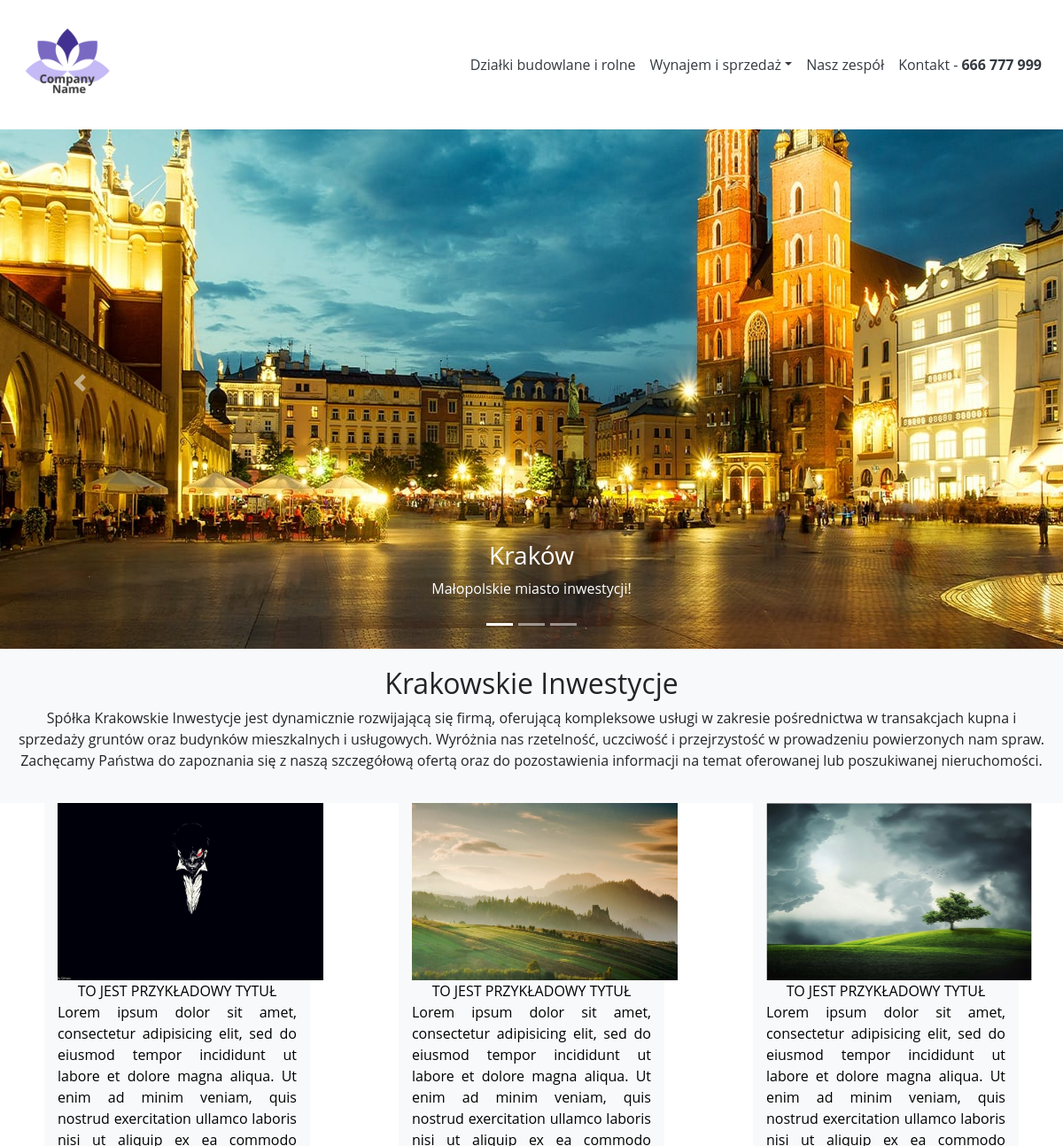
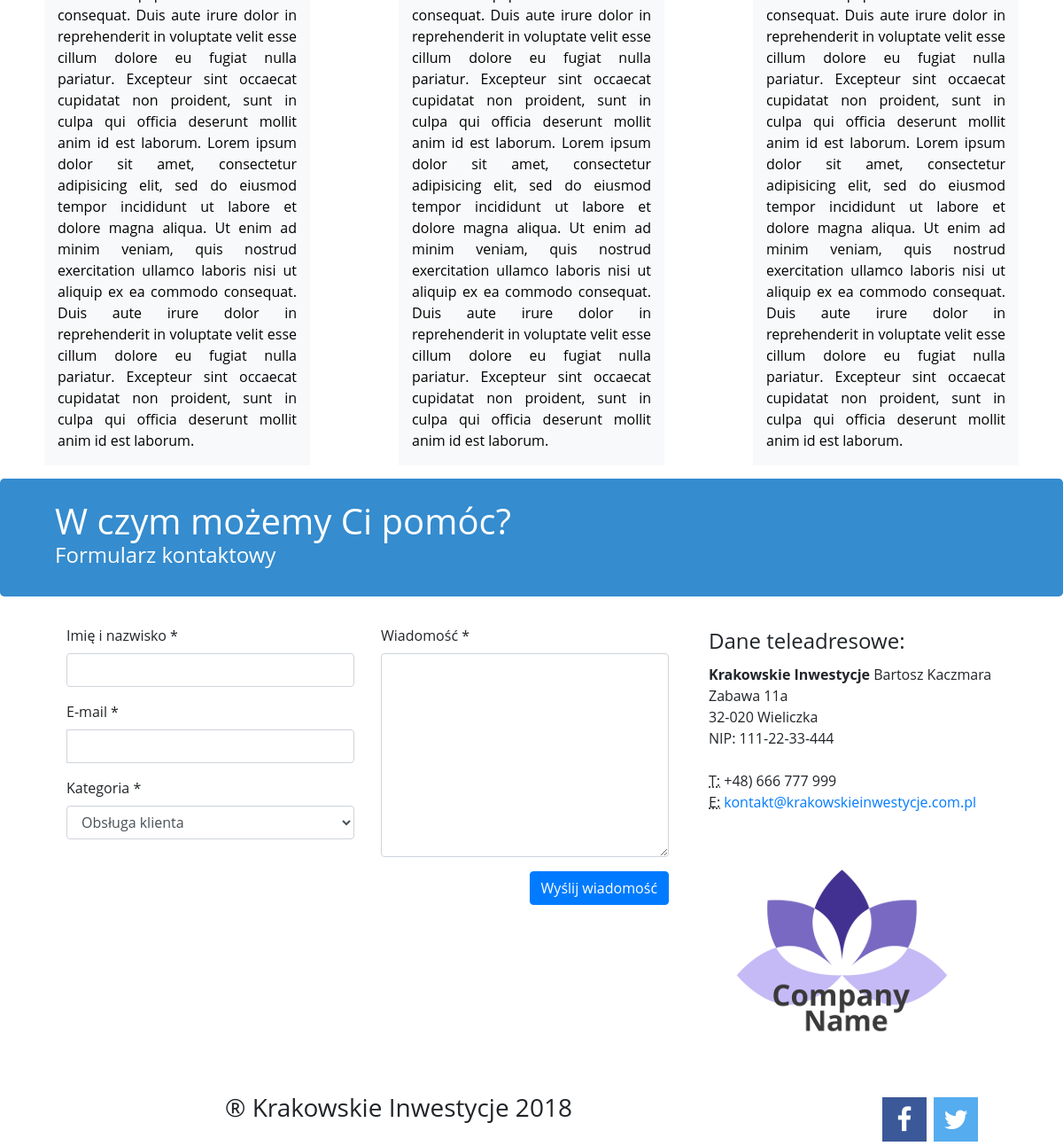
The page / on the database its author committed (2 pictures, top to bottom).
### tables this page shows
CREATE TABLE IF NOT EXISTS `nieruchomosci` (
  `id` int(11) NOT NULL AUTO_INCREMENT,
  `typ_nieruchomosci` varchar(255) NOT NULL,
  `rodzaj` varchar(255) NOT NULL,
  `pum` varchar(255) NOT NULL,
  `klasa_gleby` varchar(255) NOT NULL,
  `status` varchar(255) NOT NULL,
  `powierzchnia` int(11) NOT NULL,
  `cena` int(11) NOT NULL,
  `lokalizacja_1` varchar(1) NOT NULL,
  `lokalizacja_2` varchar(255) NOT NULL,
  `dzielnica` int(11) NOT NULL,
  `description` text NOT NULL,
  `img_src` varchar(255) NOT NULL,
  `title` varchar(255) NOT NULL,
  PRIMARY KEY (`id`)
);

### tpl/index.php (called while the page is built)
<?php
include_once('main.php');
?>

### include/class.class.php (called while the page is built, shortened)
<?php
class nieruchomosc
{
  public $img_src;
  public $description;
  public $title;
  public function setNieruchomosc($id){
    $mysql_query = mysql_query("SELECT * FROM nieruchomosci WHERE id = '$id'") or die("mysql_query error: ".mysql_error());
    $mysql_return = mysql_fetch_assoc($mysql_query);
    $this -> img_src = $mysql_return['img_src'];
    $this -> description = $mysql_return['description'];
    $this -> title = $mysql_return['title'];
  }
  public function getNieruchomosc_title(){
      return $this -> title;
  }
  public function getNieruchomosc_description(){
      return $this -> description;
  }
  public function getNieruchomosc_imgSrc(){
      return $this -> img_src;
  }
}
?>

### tpl/podglad.php (the view)
<?php
for($i=1;$i<4;$i++)
{
$nieruchomosc = new nieruchomosc();
$nieruchomosc -> setNieruchomosc($i);
?>
<div class="col-sm-3 bg-light ardiCenter">
  <a id="preview" href="index.php?oferta=<?php echo $i; ?>">
      <div class="fakeimg"><img width="300px" height="200px" src="<?php echo $nieruchomosc -> getNieruchomosc_imgSrc()."/".$i.".jpg"; ?>" /></div>
      <?php echo $nieruchomosc -> getNieruchomosc_title(); ?>
      <p><?php echo $nieruchomosc -> getNieruchomosc_description(); ?></p>
  </a>
    </div>
    <?php
    }
    ?>

### tpl/top.php (shortened to what this page needs)
<!DOCTYPE HTML PUBLIC "-//W3C//DTD HTML 4.01 Transitional//EN">
<html>
  <head>
        <link rel="stylesheet" href="./css/bootstrap.min.css">
        <link rel="stylesheet" href="https://cdnjs.cloudflare.com/ajax/libs/font-awesome/4.7.0/css/font-awesome.min.css">
        <link rel="stylesheet" type="text/css" href="../css/nieruchomosc.css">
        <link rel="stylesheet" href="./css/style.css">
    </head>
    <body>
    <div class="container-fluid">
 <nav class="navbar navbar-expand-sm bg-white fixed-top ">
  <a class="navbar-brand" href="./index.php"><img src="img/logo.png" alt="Logo" style="height: 120px; width: 120px;"></a>
  <div class="collapse navbar-collapse" id="collapsibleNavbar">
   <ul class="navbar-nav ml-auto" >
       <li class="nav-item">
           <a class="nav-link text-dark" href="index.php?oferta=1">Działki budowlane i rolne</a></li>
       <li class="nav-item dropdown">
            <a class="nav-link dropdown-toggle text-dark " data-toggle="dropdown" href="#">Wynajem i sprzedaż</a>
        </li>
       <li class="nav-item">
            <a class="nav-link text-dark" href="#">Nasz zespół</a>
       </li>
       <li class="nav-item">
            <a class="nav-link text-dark" href="#kontakt">Kontakt - <b>666 777 999</b></a>
       </li>
     </ul>
</nav>
    </div>

### index.php (shortened to what this page needs)
<?php
include_once('./tpl/top.php');
if(isset($_GET['oferta']) && !empty($_GET['oferta']))
{
  $oferta = $_GET['oferta'];
  if($oferta == "1")
  {
    include_once('./lista_ofert/dzialki.php');
  } else if($oferta == "2")
  {
    include_once('./lista_ofert/mieszkania.php');
  } else if($oferta == "3")
  {
    include_once('./lista_ofert/domy.php');
  }
    else if($oferta == "4")
    {
      include_once('./lista_ofert/projekty.php');
    }
} else if(!isset($_GET['oferta']) || empty($_GET['oferta']))
{
include_once('./tpl/index.php');
}
?>

### tpl/main.php (shortened to what this page needs)
<?php
include_once('top.php');
?>
 <div id="demo" class="carousel slide marshal" data-ride="carousel">
  <ul class="carousel-indicators">
    <li data-target="#demo" data-slide-to="0" class="active"></li>
    <li data-target="#demo" data-slide-to="1"></li>
    <li data-target="#demo" data-slide-to="2"></li>
  </ul>
  <div class="carousel-inner">
    <div class="carousel-item active">
      <img src="img/1.jpeg" alt="0">
        <div class="carousel-caption">
            <h3>Kraków</h3>
        <p>Małopolskie miasto inwestycji!</p>
  </div>
    </div>
  <a class="carousel-control-prev" href="#demo" data-slide="prev">
    <span class="carousel-control-prev-icon"></span>
  </a>
  <a class="carousel-control-next" href="#demo" data-slide="next">
    <span class="carousel-control-next-icon"></span>
  </a>
</div>
</div>
    <div class="col-sm-12 text-center bg-light" style="padding:20px;">
    <h2>Krakowskie Inwestycje</h2>
    <p>Spółka Krakowskie Inwestycje  jest dynamicznie rozwijającą się firmą, oferującą kompleksowe usługi w zakresie pośrednictwa w transakcjach kupna i sprzedaży gruntów oraz budynków mieszkalnych i usługowych. Wyróżnia nas rzetelność, uczciwość i przejrzystość w prowadzeniu powierzonych nam spraw. Zachęcamy Państwa do zapoznania się z naszą szczegółową ofertą oraz do pozostawienia informacji na temat oferowanej lub poszukiwanej nieruchomości.</p>
    </div>
  <div class="row ardi">
    <?php
    for($i=0;$i<3;$i++)
    {
      include("./tpl/podglad.php");
    }
    ?>
 <?php
 include_once('bottom.php');
 ?>

### tpl/bottom.php (shortened to what this page needs)
  </div>
  <div>
    <div class="jumbotron jumbotron-sm">
		<div class="container">
			<div class="row">
				<div class="col-sm-12 col-lg-12">
					<h1 class="h1">
						W czym możemy Ci pomóc?<small><br>Formularz kontaktowy</small></h1>
				</div>
			</div>
		</div>
	</div>
	<div class="container">
		<div class="row">
			<div class="col-md-8">
				<div class="well well-sm">
					<form action="" method="post">
					<div class="row">
						<div class="col-md-6">
							<div class="form-group">
								<label for="name">
									Imię i nazwisko *</label>
								<input type="text" class="form-control" name="imie_nazwisko" id="name" placeholder="" required="required" />
							</div>
							<div class="form-group">
								<label for="email">
									E-mail *</label>
								<div class="input-group">
									<input type="email" class="form-control" name="nadawca_mail" id="email" placeholder="" required="required" /></div>
							</div>
							<div class="form-group">
								<label for="subject">
									Kategoria *</label>
								<select id="subject" name="subject" class="form-control" required="required">
									<optgroup label="Wybierz kategorię wiadomości:">
									<option class ="opt" value="customer">Obsługa klienta</option>
									</optgroup>
								</select>
							</div>
						</div>
						<div class="col-md-6">
							<div class="form-group">
								<label for="name">
									Wiadomość *</label>
								<textarea name="message" id="message" class="form-control" rows="9" cols="25" required="required"
									placeholder=""></textarea>
							</div>
						</div>
						<div class="col-md-12">
            <input type="submit" name="kontakt" value="Wyślij wiadomość" class="btn btn-primary pull-right" />
						</div>
					</div>
					</form>
				</div>
			</div>
			<div class="col-md-4">
				<form>
				<legend><span class="glyphicon glyphicon-globe"></span> Dane teleadresowe:</legend>
				<address>
					<strong>Krakowskie Inwestycje</strong> Bartosz Kaczmara<br>
					Zabawa 11a<br>
					32-020 Wieliczka<br>
					NIP: 111-22-33-444<br><br>
					<abbr title="Telefon">
						T:</abbr>
					+48) 666 777 999<br>
					<abbr title="E-mail">
						E:</abbr>
					<a href="mailto:#">kontakt@krakowskieinwestycje.com.pl</a>
				</address>
				</form>
				<img src="img/logo.png">
			</div>
		</div>
	</div>
</div>
<div class="row">
    <div class="col-sm-9 text-center"><h3>&reg; Krakowskie Inwestycje 2018</h3>
    </div>
    <div class="col-3 text-center">
        <a href="#" class="fa fa-facebook"></a>
        <a href="#" class="fa fa-twitter"></a>
  </div>
  </div>
    </body>
    </html>

### css/style.css (style rules this page uses)
body { font-family: 'Open Sans', sans-serif; }
.fa { padding: 10px; font-size: 30px; width: 50px; text-align: center; text-decoration: none; margin: 5px 2px; }
.fa-facebook { background: #3B5998; color: white; }
.fa-twitter { background: #55ACEE; color: white; }
.fakeimg { height: 200px; background-color: #358CCE; border-radius: 10px; color: white; }
#demo img { width: 100%; height: 600px; }
#preview { color: black; text-decoration: none; text-align: justify; }
.ardi { text-align: center; margin-bottom: 15px; }
.ardiCenter { margin: 0 auto; padding: 0 auto; }
.nav-item, .dropdown-item, .nav-item dropdown { border-bottom: 1px solid; border-bottom-color: #FFF; }
.jumbotron { background: #358CCE; color: #FFF; }
.jumbotron-sm { padding-top: 24px; padding-bottom: 24px; }
.jumbotron small { color: #FFF; }
.h1 small { font-size: 24px; }
.marshal { margin-top: 11%; }

### rows shown on the page
nieruchomosci: shows a picture, title "TO JEST PRZYKŁADOWY TYTUŁ", description "Lorem ipsum dolor sit amet, consectetur adipisicing elit, sed do eiusmod tempor incididunt ut labore et dolore magna aliqua. Ut enim ad minim veniam, quis nostrud exercitation ullamco laboris nisi ut aliquip ex ea commodo consequat. Duis aute irure dolor in reprehenderit in voluptate velit esse cillum dolore eu fugiat nulla pariatur. Excepteur sint occaecat cupidatat non proident, sunt in culpa qui officia deserunt mollit anim id est laborum. Lorem ipsum dolor sit amet, consectetur adipisicing elit, sed do eiusmod tempor incididunt ut labore et dolore magna aliqua. Ut enim ad minim veniam, quis nostrud exercitation ullamco laboris nisi ut aliquip ex ea commodo consequat. Duis aute irure…"
nieruchomosci: shows a picture, title "TO JEST PRZYKŁADOWY TYTUŁ", description "Lorem ipsum dolor sit amet, consectetur adipisicing elit, sed do eiusmod tempor incididunt ut labore et dolore magna aliqua. Ut enim ad minim veniam, quis nostrud exercitation ullamco laboris nisi ut aliquip ex ea commodo consequat. Duis aute irure dolor in reprehenderit in voluptate velit esse cillum dolore eu fugiat nulla pariatur. Excepteur sint occaecat cupidatat non proident, sunt in culpa qui officia deserunt mollit anim id est laborum. Lorem ipsum dolor sit amet, consectetur adipisicing elit, sed do eiusmod tempor incididunt ut labore et dolore magna aliqua. Ut enim ad minim veniam, quis nostrud exercitation ullamco laboris nisi ut aliquip ex ea commodo consequat. Duis aute irure…"
nieruchomosci: shows a picture, title "TO JEST PRZYKŁADOWY TYTUŁ", description "Lorem ipsum dolor sit amet, consectetur adipisicing elit, sed do eiusmod tempor incididunt ut labore et dolore magna aliqua. Ut enim ad minim veniam, quis nostrud exercitation ullamco laboris nisi ut aliquip ex ea commodo consequat. Duis aute irure dolor in reprehenderit in voluptate velit esse cillum dolore eu fugiat nulla pariatur. Excepteur sint occaecat cupidatat non proident, sunt in culpa qui officia deserunt mollit anim id est laborum. Lorem ipsum dolor sit amet, consectetur adipisicing elit, sed do eiusmod tempor incididunt ut labore et dolore magna aliqua. Ut enim ad minim veniam, quis nostrud exercitation ullamco laboris nisi ut aliquip ex ea commodo consequat. Duis aute irure…"
